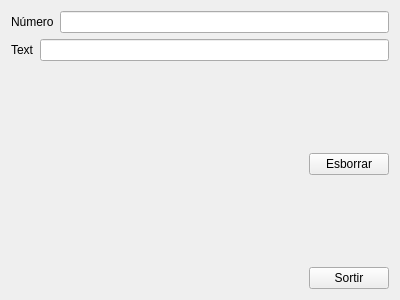
<?xml version="1.0" encoding="UTF-8"?>
<ui version="4.0">
 <class>MyForm</class>
 <widget class="QWidget" name="MyForm">
  <property name="geometry">
   <rect>
    <x>0</x>
    <y>0</y>
    <width>400</width>
    <height>300</height>
   </rect>
  </property>
  <property name="windowTitle">
   <string>Form</string>
  </property>
  <layout class="QVBoxLayout" name="verticalLayout_5">
   <item>
    <layout class="QVBoxLayout" name="verticalLayout">
     <item>
      <layout class="QHBoxLayout" name="horizontalLayout">
       <item>
        <widget class="QLabel" name="label">
         <property name="text">
          <string>Número</string>
         </property>
        </widget>
       </item>
       <item>
        <widget class="QLineEdit" name="lineEdit">
         <property name="styleSheet">
          <string notr="true">color: rgb(255, 17, 0);</string>
         </property>
         <property name="inputMethodHints">
          <set>Qt::ImhNone</set>
         </property>
         <property name="inputMask">
          <string>9999999999</string>
         </property>
         <property name="maxLength">
          <number>10</number>
         </property>
        </widget>
       </item>
      </layout>
     </item>
     <item>
      <layout class="QHBoxLayout" name="horizontalLayout_2">
       <item>
        <widget class="QLabel" name="label_2">
         <property name="text">
          <string>Text</string>
         </property>
        </widget>
       </item>
       <item>
        <widget class="QLineEdit" name="lineEdit_2">
         <property name="contextMenuPolicy">
          <enum>Qt::DefaultContextMenu</enum>
         </property>
         <property name="styleSheet">
          <string notr="true">color: rgb(0, 0, 255);</string>
         </property>
         <property name="inputMethodHints">
          <set>Qt::ImhNone</set>
         </property>
         <property name="inputMask">
          <string>AAAAAAAAAA</string>
         </property>
         <property name="maxLength">
          <number>10</number>
         </property>
        </widget>
       </item>
      </layout>
     </item>
    </layout>
   </item>
   <item>
    <layout class="QVBoxLayout" name="verticalLayout_4">
     <item>
      <layout class="QVBoxLayout" name="verticalLayout_3">
       <item>
        <spacer name="verticalSpacer_2">
         <property name="orientation">
          <enum>Qt::Vertical</enum>
         </property>
         <property name="sizeHint" stdset="0">
          <size>
           <width>20</width>
           <height>40</height>
          </size>
         </property>
        </spacer>
       </item>
       <item>
        <layout class="QHBoxLayout" name="horizontalLayout_4">
         <item>
          <spacer name="horizontalSpacer_2">
           <property name="orientation">
            <enum>Qt::Horizontal</enum>
           </property>
           <property name="sizeHint" stdset="0">
            <size>
             <width>40</width>
             <height>20</height>
            </size>
           </property>
          </spacer>
         </item>
         <item>
          <widget class="QPushButton" name="pushButton">
           <property name="text">
            <string>Esborrar</string>
           </property>
          </widget>
         </item>
        </layout>
       </item>
      </layout>
     </item>
     <item>
      <layout class="QHBoxLayout" name="horizontalLayout_3">
       <item>
        <spacer name="horizontalSpacer">
         <property name="orientation">
          <enum>Qt::Horizontal</enum>
         </property>
         <property name="sizeHint" stdset="0">
          <size>
           <width>40</width>
           <height>20</height>
          </size>
         </property>
        </spacer>
       </item>
       <item>
        <layout class="QVBoxLayout" name="verticalLayout_2">
         <item>
          <spacer name="verticalSpacer">
           <property name="orientation">
            <enum>Qt::Vertical</enum>
           </property>
           <property name="sizeHint" stdset="0">
            <size>
             <width>20</width>
             <height>40</height>
            </size>
           </property>
          </spacer>
         </item>
         <item>
          <widget class="QPushButton" name="pushButton_2">
           <property name="text">
            <string>Sortir</string>
           </property>
          </widget>
         </item>
        </layout>
       </item>
      </layout>
     </item>
    </layout>
   </item>
  </layout>
  <zorder>pushButton</zorder>
  <zorder>pushButton_2</zorder>
  <zorder>layoutWidget</zorder>
  <zorder>horizontalSpacer</zorder>
  <zorder>horizontalSpacer_2</zorder>
  <zorder>verticalSpacer</zorder>
  <zorder>pushButton_2</zorder>
  <zorder>verticalSpacer_2</zorder>
  <zorder>verticalSpacer</zorder>
 </widget>
 <resources/>
 <connections>
  <connection>
   <sender>pushButton_2</sender>
   <signal>clicked()</signal>
   <receiver>MyForm</receiver>
   <slot>close()</slot>
   <hints>
    <hint type="sourcelabel">
     <x>315</x>
     <y>279</y>
    </hint>
    <hint type="destinationlabel">
     <x>138</x>
     <y>260</y>
    </hint>
   </hints>
  </connection>
  <connection>
   <sender>pushButton</sender>
   <signal>clicked()</signal>
   <receiver>lineEdit</receiver>
   <slot>clear()</slot>
   <hints>
    <hint type="sourcelabel">
     <x>353</x>
     <y>248</y>
    </hint>
    <hint type="destinationlabel">
     <x>189</x>
     <y>46</y>
    </hint>
   </hints>
  </connection>
  <connection>
   <sender>pushButton</sender>
   <signal>clicked()</signal>
   <receiver>lineEdit_2</receiver>
   <slot>clear()</slot>
   <hints>
    <hint type="sourcelabel">
     <x>322</x>
     <y>248</y>
    </hint>
    <hint type="destinationlabel">
     <x>189</x>
     <y>92</y>
    </hint>
   </hints>
  </connection>
 </connections>
</ui>
